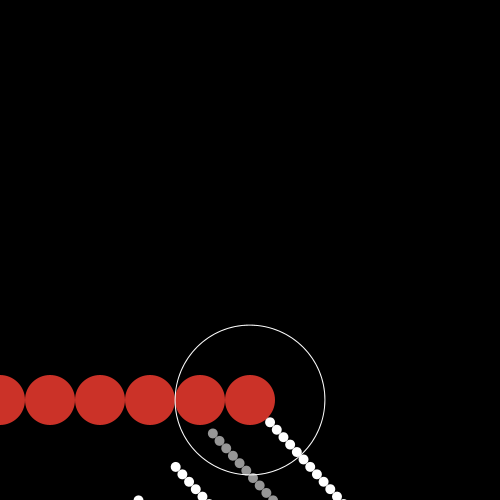
Frame 1 (no input)
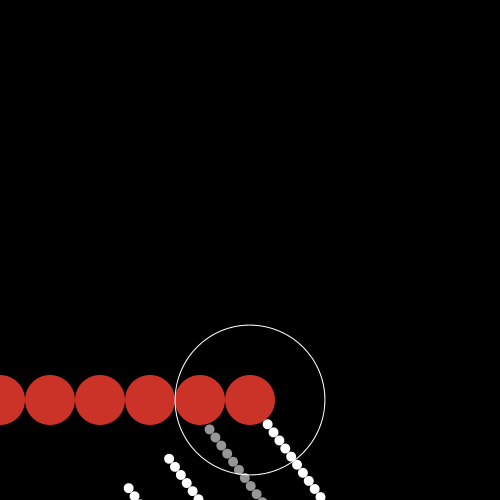
Frame 60 (the mouse pressed at the canvas centre just before this capture)
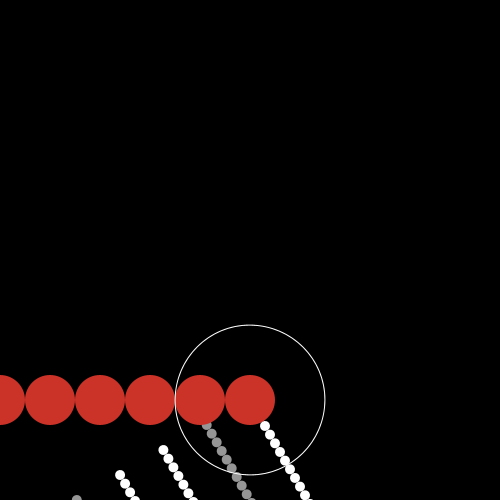
Frame 120 (the mouse held since frame 60 and released just before this capture)

The Processing sketch that drew these frames (run headless with seeded random() and noise(); from frame 60 on, the mouse is pressed at the canvas centre):

// Processing sketch: processing_143800
// ── processing_143800.pde

void setup()
{
  size(500, 500);
  background(0);
}

void draw()
{
  background(0);
  translate(250, 400);
  
  int std = hour();
  int min = minute();
  int sec = second();
  
  for (int i=0; i<second()*10; i+=10)
  { 
    pushMatrix();
    fill(255);
    rotate(radians(6*second()-90));
    ellipse(i, 0, 10, 10);
    noStroke();
    popMatrix();

    pushMatrix(); 
    fill(150);
    rotate(radians(6*second()-90));    
    ellipse(i, 50, 10, 10);
    noStroke();
    popMatrix();
    
    pushMatrix();
    fill(255); 
    rotate(radians(6*second()-90));   
    ellipse(i, 100, 10, 10);
    noStroke();
    popMatrix();

    pushMatrix();
    fill(255);   
    rotate(radians(6*second()-90)); 
    ellipse(i, 150, 10, 10);
    noStroke();
    popMatrix();
    
    pushMatrix();
    fill(150);
    rotate(radians(6*second()-90));
    ellipse(i, 200, 10, 10);
    noStroke();
    popMatrix();

    pushMatrix();
    fill(255);
    rotate(radians(6*second()-90));    
    ellipse(i, 250, 10, 10);
    noStroke();
    popMatrix();

    pushMatrix();
    fill(255);
    rotate(radians(6*second()-90));    
    ellipse(i, 300, 10, 10);
    noStroke();
    popMatrix();

    pushMatrix();
    fill(150);
    rotate(radians(6*second()-90));    
    ellipse(i, 350, 10, 10);
    noStroke();
    popMatrix();

    pushMatrix();
    fill(255);
    rotate(radians(6*second()-90));    
    ellipse(i, 400, 10, 10);
    noStroke();
    popMatrix();
  }
  
  for (int i=0; i<minute()*10; i+=50)
  { 
    pushMatrix();
    fill(203, 50, 40);
    rotate(radians(6*minute()-90));
    ellipse(i, 00, 50, 50);
    noStroke();
    popMatrix(); 
  }
  
    for (int i=0; i<hour()*10; i+=50)
  { 
    pushMatrix();
    stroke(255);
    noFill();
    rotate(-radians(6*-hour()-90));
    ellipse(i, 0, 150, 150);
    popMatrix(); 
  }
}
